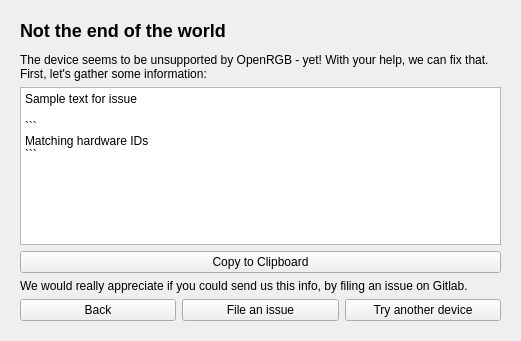
<?xml version="1.0" encoding="UTF-8"?>
<ui version="4.0">
 <class>OpenRGBAddDeviceDialogUi</class>
 <widget class="QWidget" name="OpenRGBAddDeviceDialogUi">
  <property name="geometry">
   <rect>
    <x>0</x>
    <y>0</y>
    <width>446</width>
    <height>279</height>
   </rect>
  </property>
  <property name="windowTitle">
   <string>Add device</string>
  </property>
  <layout class="QVBoxLayout" name="verticalLayout">
   <item>
    <widget class="SlidingStackedWidget" name="stackedWidget">
     <property name="currentIndex">
      <number>7</number>
     </property>
     <widget class="QWidget" name="PageDeviceType">
      <layout class="QVBoxLayout" name="verticalLayout_2">
       <item>
        <widget class="QLabel" name="label">
         <property name="text">
          <string>&lt;h2&gt;How is the device connected?&lt;/h2&gt;
Please make sure the device is plugged in before proceeding</string>
         </property>
         <property name="alignment">
          <set>Qt::AlignLeading|Qt::AlignLeft|Qt::AlignTop</set>
         </property>
         <property name="margin">
          <number>5</number>
         </property>
        </widget>
       </item>
       <item>
        <widget class="QPushButton" name="ButtonUSB">
         <property name="text">
          <string>USB (or USB Dongle)</string>
         </property>
        </widget>
       </item>
       <item>
        <widget class="QPushButton" name="ButtonMotherboard">
         <property name="text">
          <string>Motherboard (ARGB)</string>
         </property>
        </widget>
       </item>
       <item>
        <widget class="QPushButton" name="ButtonGPU">
         <property name="text">
          <string>GPU</string>
         </property>
        </widget>
       </item>
       <item>
        <widget class="QPushButton" name="ButtonRAM">
         <property name="text">
          <string>RAM</string>
         </property>
        </widget>
       </item>
       <item>
        <widget class="QPushButton" name="ButtonLaptop">
         <property name="text">
          <string>Laptop (builtin keyboard)</string>
         </property>
        </widget>
       </item>
       <item>
        <widget class="QPushButton" name="ButtonNetwork">
         <property name="text">
          <string>Network (WiFi)</string>
         </property>
        </widget>
       </item>
       <item>
        <widget class="QPushButton" name="ButtonSerial">
         <property name="text">
          <string>Serial port</string>
         </property>
        </widget>
       </item>
       <item>
        <widget class="QPushButton" name="ButtonDMX">
         <property name="text">
          <string>DMX</string>
         </property>
        </widget>
       </item>
       <item>
        <spacer name="verticalSpacer_2">
         <property name="orientation">
          <enum>Qt::Vertical</enum>
         </property>
         <property name="sizeHint" stdset="0">
          <size>
           <width>20</width>
           <height>40</height>
          </size>
         </property>
        </spacer>
       </item>
      </layout>
     </widget>
     <widget class="QWidget" name="PageUSBType">
      <layout class="QVBoxLayout" name="verticalLayout_3">
       <item>
        <widget class="QLabel" name="label_2">
         <property name="text">
          <string>&lt;h2&gt;What type of USB device is it?&lt;/h2&gt;
WARNING: This page should not be displayed. Detectors are NOT associated with device types and thus cannot be filtered by type.</string>
         </property>
         <property name="alignment">
          <set>Qt::AlignLeading|Qt::AlignLeft|Qt::AlignTop</set>
         </property>
         <property name="wordWrap">
          <bool>true</bool>
         </property>
         <property name="margin">
          <number>5</number>
         </property>
        </widget>
       </item>
       <item>
        <spacer name="verticalSpacer_3">
         <property name="orientation">
          <enum>Qt::Vertical</enum>
         </property>
         <property name="sizeHint" stdset="0">
          <size>
           <width>20</width>
           <height>40</height>
          </size>
         </property>
        </spacer>
       </item>
       <item>
        <layout class="QHBoxLayout" name="horizontalLayout_3">
         <item>
          <widget class="QPushButton" name="ButtonUSBTypeBack">
           <property name="text">
            <string>Back</string>
           </property>
          </widget>
         </item>
         <item>
          <spacer name="horizontalSpacer">
           <property name="orientation">
            <enum>Qt::Horizontal</enum>
           </property>
           <property name="sizeHint" stdset="0">
            <size>
             <width>40</width>
             <height>20</height>
            </size>
           </property>
          </spacer>
         </item>
        </layout>
       </item>
      </layout>
     </widget>
     <widget class="QWidget" name="PageScan">
      <layout class="QVBoxLayout" name="verticalLayout_6">
       <item>
        <widget class="QLabel" name="LabelScan">
         <property name="text">
          <string>&lt;h2&gt;Re-scanning devices...&lt;/h2&gt;</string>
         </property>
         <property name="alignment">
          <set>Qt::AlignLeading|Qt::AlignLeft|Qt::AlignTop</set>
         </property>
         <property name="margin">
          <number>5</number>
         </property>
        </widget>
       </item>
       <item>
        <spacer name="verticalSpacer_4">
         <property name="orientation">
          <enum>Qt::Vertical</enum>
         </property>
         <property name="sizeHint" stdset="0">
          <size>
           <width>20</width>
           <height>40</height>
          </size>
         </property>
        </spacer>
       </item>
       <item>
        <widget class="QProgressBar" name="progressBar">
         <property name="value">
          <number>24</number>
         </property>
        </widget>
       </item>
       <item>
        <layout class="QHBoxLayout" name="horizontalLayout_4">
         <item>
          <widget class="QPushButton" name="ButtonScanBack">
           <property name="text">
            <string>Back</string>
           </property>
          </widget>
         </item>
         <item>
          <widget class="QPushButton" name="ButtonScanRescan">
           <property name="text">
            <string>Scan again</string>
           </property>
          </widget>
         </item>
         <item>
          <widget class="QPushButton" name="ButtonScanNotFound">
           <property name="text">
            <string>Still not found</string>
           </property>
          </widget>
         </item>
         <item>
          <widget class="QPushButton" name="ButtonScanBeginning">
           <property name="text">
            <string>Add another device</string>
           </property>
          </widget>
         </item>
         <item>
          <widget class="QPushButton" name="ButtonScanClose">
           <property name="text">
            <string>All good!</string>
           </property>
          </widget>
         </item>
        </layout>
       </item>
      </layout>
     </widget>
     <widget class="QWidget" name="PageSupportedList">
      <layout class="QVBoxLayout" name="verticalLayout_5">
       <item>
        <widget class="QLabel" name="label_4">
         <property name="text">
          <string>&lt;h2&gt;Please check that your device is listed and enabled here&lt;/h2&gt;
Devices that are disabled, but are (possibly) connected are highlighted</string>
         </property>
         <property name="alignment">
          <set>Qt::AlignLeading|Qt::AlignLeft|Qt::AlignTop</set>
         </property>
         <property name="margin">
          <number>5</number>
         </property>
        </widget>
       </item>
       <item>
        <layout class="QHBoxLayout" name="horizontalLayout_8">
         <item>
          <widget class="QLabel" name="label_8">
           <property name="text">
            <string>Filter:</string>
           </property>
           <property name="margin">
            <number>2</number>
           </property>
          </widget>
         </item>
         <item>
          <widget class="QLineEdit" name="Filter"/>
         </item>
        </layout>
       </item>
       <item>
        <widget class="QTableView" name="TableSupported"/>
       </item>
       <item>
        <layout class="QHBoxLayout" name="horizontalLayout_2">
         <item>
          <widget class="QPushButton" name="ButtonSupportedBack">
           <property name="text">
            <string>Back</string>
           </property>
          </widget>
         </item>
         <item>
          <widget class="QPushButton" name="ButtonQMK">
           <property name="text">
            <string>Configure a QMK device</string>
           </property>
          </widget>
         </item>
         <item>
          <widget class="QPushButton" name="ButtonSupportedNotFound">
           <property name="text">
            <string>Not listed</string>
           </property>
          </widget>
         </item>
         <item>
          <widget class="QPushButton" name="ButtonSupportedRescan">
           <property name="text">
            <string>Rescan</string>
           </property>
          </widget>
         </item>
        </layout>
       </item>
      </layout>
     </widget>
     <widget class="QWidget" name="PageNetworkType">
      <layout class="QVBoxLayout" name="verticalLayout_4">
       <item>
        <widget class="QLabel" name="label_3">
         <property name="text">
          <string>&lt;h2&gt;Please select your device from the list below&lt;/h2&gt;</string>
         </property>
         <property name="alignment">
          <set>Qt::AlignLeading|Qt::AlignLeft|Qt::AlignTop</set>
         </property>
         <property name="margin">
          <number>5</number>
         </property>
        </widget>
       </item>
       <item>
        <widget class="QPushButton" name="ButtonE131">
         <property name="text">
          <string>E1.31</string>
         </property>
        </widget>
       </item>
       <item>
        <widget class="QPushButton" name="ButtonKasaSmart">
         <property name="text">
          <string>Kasa Smart</string>
         </property>
        </widget>
       </item>
       <item>
        <widget class="QPushButton" name="ButtonLIFX">
         <property name="text">
          <string>LIFX</string>
         </property>
        </widget>
       </item>
       <item>
        <widget class="QPushButton" name="ButtonPhilipsHue">
         <property name="text">
          <string>Philips Hue</string>
         </property>
        </widget>
       </item>
       <item>
        <widget class="QPushButton" name="ButtonPhilipsWiz">
         <property name="text">
          <string>Philips Wiz</string>
         </property>
        </widget>
       </item>
       <item>
        <widget class="QPushButton" name="ButtonYeelight">
         <property name="text">
          <string>Yeelight</string>
         </property>
        </widget>
       </item>
       <item>
        <widget class="QPushButton" name="ButtonNanloeaf">
         <property name="text">
          <string>Nanoleaf</string>
         </property>
        </widget>
       </item>
       <item>
        <widget class="QPushButton" name="ButtonElgatoKeyLight">
         <property name="text">
          <string>Elgato KeyLight</string>
         </property>
        </widget>
       </item>
       <item>
        <widget class="QPushButton" name="ButtonElgatoLightStrip">
         <property name="text">
          <string>Elgato LightStrip</string>
         </property>
        </widget>
       </item>
       <item>
        <spacer name="verticalSpacer">
         <property name="orientation">
          <enum>Qt::Vertical</enum>
         </property>
         <property name="sizeHint" stdset="0">
          <size>
           <width>20</width>
           <height>40</height>
          </size>
         </property>
        </spacer>
       </item>
       <item>
        <layout class="QHBoxLayout" name="horizontalLayout">
         <item>
          <widget class="QPushButton" name="ButtonNetworkBack">
           <property name="text">
            <string>Back</string>
           </property>
          </widget>
         </item>
         <item>
          <widget class="QPushButton" name="ButtonNetworkNotFound">
           <property name="text">
            <string>Something else</string>
           </property>
          </widget>
         </item>
        </layout>
       </item>
      </layout>
     </widget>
     <widget class="QWidget" name="PageConfigure">
      <layout class="QVBoxLayout" name="PageConfigureLayout">
       <item>
        <widget class="QLabel" name="label_5">
         <property name="text">
          <string>&lt;h2&gt;Please configure your device here&lt;/h2&gt;</string>
         </property>
         <property name="alignment">
          <set>Qt::AlignLeading|Qt::AlignLeft|Qt::AlignTop</set>
         </property>
         <property name="margin">
          <number>5</number>
         </property>
        </widget>
       </item>
       <item>
        <widget class="QWidget" name="ConfigureEntry" native="true"/>
       </item>
       <item>
        <layout class="QHBoxLayout" name="horizontalLayout_7">
         <item>
          <widget class="QPushButton" name="ButtonConfigureBack">
           <property name="text">
            <string>Back</string>
           </property>
          </widget>
         </item>
         <item>
          <widget class="QPushButton" name="ButtonConfigureScan">
           <property name="text">
            <string>Save &amp;&amp; Scan</string>
           </property>
          </widget>
         </item>
        </layout>
       </item>
      </layout>
     </widget>
     <widget class="QWidget" name="PageIDs">
      <layout class="QVBoxLayout" name="verticalLayout_8">
       <item>
        <widget class="QLabel" name="label_6">
         <property name="text">
          <string>&lt;h2&gt;Let's look at hardware IDs&lt;/h2&gt;
Maybe you can spot your device in the list - it could help us identify the problem</string>
         </property>
         <property name="alignment">
          <set>Qt::AlignLeading|Qt::AlignLeft|Qt::AlignTop</set>
         </property>
         <property name="margin">
          <number>5</number>
         </property>
        </widget>
       </item>
       <item>
        <widget class="QTreeWidget" name="treeWidget"/>
       </item>
       <item>
        <layout class="QHBoxLayout" name="horizontalLayout_5">
         <item>
          <widget class="QPushButton" name="ButtonIDsBack">
           <property name="text">
            <string>Back</string>
           </property>
          </widget>
         </item>
         <item>
          <widget class="QPushButton" name="ButtonIDsNotFound">
           <property name="text">
            <string>Not listed</string>
           </property>
          </widget>
         </item>
         <item>
          <widget class="QPushButton" name="pushButton_3">
           <property name="enabled">
            <bool>false</bool>
           </property>
           <property name="text">
            <string>Proceed</string>
           </property>
          </widget>
         </item>
        </layout>
       </item>
      </layout>
     </widget>
     <widget class="QWidget" name="PageHelp">
      <layout class="QVBoxLayout" name="verticalLayout_9">
       <item>
        <widget class="QLabel" name="label_7">
         <property name="text">
          <string>&lt;h2&gt;Not the end of the world&lt;/h2&gt;
The device seems to be unsupported by OpenRGB - yet! With your help, we can fix that.
First, let's gather some information:</string>
         </property>
         <property name="alignment">
          <set>Qt::AlignLeading|Qt::AlignLeft|Qt::AlignTop</set>
         </property>
         <property name="wordWrap">
          <bool>true</bool>
         </property>
         <property name="margin">
          <number>5</number>
         </property>
        </widget>
       </item>
       <item>
        <widget class="QPlainTextEdit" name="helpIssueText">
         <property name="plainText">
          <string>Sample text for issue

```
Matching hardware IDs
```</string>
         </property>
        </widget>
       </item>
       <item>
        <widget class="QPushButton" name="ButtonClipboard">
         <property name="text">
          <string>Copy to Clipboard</string>
         </property>
        </widget>
       </item>
       <item>
        <widget class="QLabel" name="LabelGitlab">
         <property name="text">
          <string>We would really appreciate if you could send us this info, by filing an issue on Gitlab. </string>
         </property>
         <property name="alignment">
          <set>Qt::AlignLeading|Qt::AlignLeft|Qt::AlignTop</set>
         </property>
         <property name="wordWrap">
          <bool>true</bool>
         </property>
         <property name="margin">
          <number>5</number>
         </property>
        </widget>
       </item>
       <item>
        <layout class="QHBoxLayout" name="horizontalLayout_6">
         <item>
          <widget class="QPushButton" name="ButtonHelpBack">
           <property name="text">
            <string>Back</string>
           </property>
          </widget>
         </item>
         <item>
          <widget class="QPushButton" name="ButtonHelpIssue">
           <property name="text">
            <string>File an issue</string>
           </property>
          </widget>
         </item>
         <item>
          <widget class="QPushButton" name="ButtonHelpBeginning">
           <property name="text">
            <string>Try another device</string>
           </property>
          </widget>
         </item>
        </layout>
       </item>
      </layout>
     </widget>
    </widget>
   </item>
  </layout>
 </widget>
 <customwidgets>
  <customwidget>
   <class>SlidingStackedWidget</class>
   <extends>QStackedWidget</extends>
   <header>slidingstackedwidget.h</header>
   <container>1</container>
  </customwidget>
 </customwidgets>
 <resources/>
 <connections/>
</ui>
